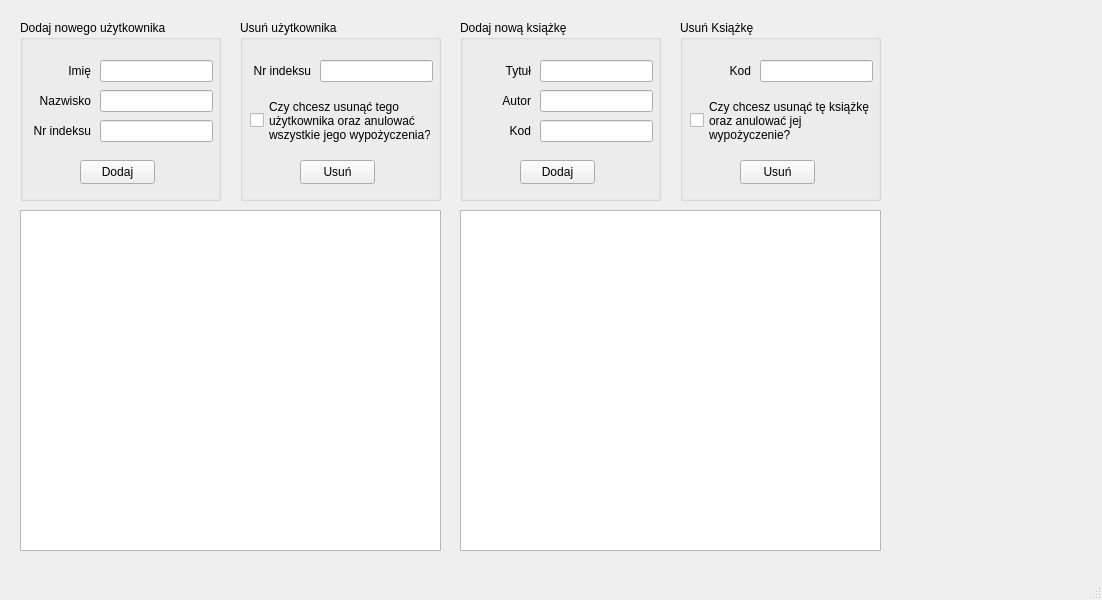
<?xml version="1.0" encoding="UTF-8"?>
<ui version="4.0">
 <class>MainWindow</class>
 <widget class="QMainWindow" name="MainWindow">
  <property name="geometry">
   <rect>
    <x>0</x>
    <y>0</y>
    <width>1102</width>
    <height>600</height>
   </rect>
  </property>
  <property name="windowTitle">
   <string>System zarządzania biblioteką</string>
  </property>
  <widget class="QWidget" name="centralwidget">
   <widget class="QGroupBox" name="groupBox">
    <property name="geometry">
     <rect>
      <x>20</x>
      <y>20</y>
      <width>201</width>
      <height>181</height>
     </rect>
    </property>
    <property name="title">
     <string>Dodaj nowego użytkownika</string>
    </property>
    <widget class="QLineEdit" name="nowyUzytkownikImie">
     <property name="geometry">
      <rect>
       <x>80</x>
       <y>40</y>
       <width>113</width>
       <height>22</height>
      </rect>
     </property>
    </widget>
    <widget class="QLineEdit" name="nowyUzytkownikNazwisko">
     <property name="geometry">
      <rect>
       <x>80</x>
       <y>70</y>
       <width>113</width>
       <height>22</height>
      </rect>
     </property>
    </widget>
    <widget class="QLineEdit" name="nowyUzytkownikIndeks">
     <property name="geometry">
      <rect>
       <x>80</x>
       <y>100</y>
       <width>113</width>
       <height>22</height>
      </rect>
     </property>
    </widget>
    <widget class="QLabel" name="label">
     <property name="geometry">
      <rect>
       <x>10</x>
       <y>40</y>
       <width>61</width>
       <height>21</height>
      </rect>
     </property>
     <property name="text">
      <string>Imię</string>
     </property>
     <property name="alignment">
      <set>Qt::AlignRight|Qt::AlignTrailing|Qt::AlignVCenter</set>
     </property>
    </widget>
    <widget class="QLabel" name="label_2">
     <property name="geometry">
      <rect>
       <x>10</x>
       <y>70</y>
       <width>61</width>
       <height>21</height>
      </rect>
     </property>
     <property name="text">
      <string>Nazwisko</string>
     </property>
     <property name="alignment">
      <set>Qt::AlignRight|Qt::AlignTrailing|Qt::AlignVCenter</set>
     </property>
    </widget>
    <widget class="QLabel" name="label_3">
     <property name="geometry">
      <rect>
       <x>10</x>
       <y>100</y>
       <width>61</width>
       <height>21</height>
      </rect>
     </property>
     <property name="text">
      <string>Nr indeksu</string>
     </property>
     <property name="alignment">
      <set>Qt::AlignRight|Qt::AlignTrailing|Qt::AlignVCenter</set>
     </property>
    </widget>
    <widget class="QPushButton" name="dodajUzytkownika">
     <property name="geometry">
      <rect>
       <x>60</x>
       <y>140</y>
       <width>75</width>
       <height>24</height>
      </rect>
     </property>
     <property name="text">
      <string>Dodaj</string>
     </property>
    </widget>
   </widget>
   <widget class="QGroupBox" name="groupBox_2">
    <property name="geometry">
     <rect>
      <x>240</x>
      <y>20</y>
      <width>201</width>
      <height>181</height>
     </rect>
    </property>
    <property name="title">
     <string>Usuń użytkownika</string>
    </property>
    <widget class="QLineEdit" name="usunUzytkownikaIndeks">
     <property name="geometry">
      <rect>
       <x>80</x>
       <y>40</y>
       <width>113</width>
       <height>22</height>
      </rect>
     </property>
    </widget>
    <widget class="QLabel" name="label_9">
     <property name="geometry">
      <rect>
       <x>10</x>
       <y>40</y>
       <width>61</width>
       <height>21</height>
      </rect>
     </property>
     <property name="text">
      <string>Nr indeksu</string>
     </property>
     <property name="alignment">
      <set>Qt::AlignRight|Qt::AlignTrailing|Qt::AlignVCenter</set>
     </property>
    </widget>
    <widget class="QPushButton" name="usunUzytkownika">
     <property name="geometry">
      <rect>
       <x>60</x>
       <y>140</y>
       <width>75</width>
       <height>24</height>
      </rect>
     </property>
     <property name="text">
      <string>Usuń</string>
     </property>
    </widget>
    <widget class="QCheckBox" name="usunUzytkownikaPotwierdzenie">
     <property name="geometry">
      <rect>
       <x>10</x>
       <y>70</y>
       <width>181</width>
       <height>61</height>
      </rect>
     </property>
     <property name="text">
      <string>Czy chcesz usunąć tego
użytkownika oraz anulować
wszystkie jego wypożyczenia?</string>
     </property>
    </widget>
   </widget>
   <widget class="QGroupBox" name="groupBox_4">
    <property name="geometry">
     <rect>
      <x>460</x>
      <y>20</y>
      <width>201</width>
      <height>181</height>
     </rect>
    </property>
    <property name="title">
     <string>Dodaj nową książkę</string>
    </property>
    <widget class="QLineEdit" name="nowaKsiazkaTytul">
     <property name="geometry">
      <rect>
       <x>80</x>
       <y>40</y>
       <width>113</width>
       <height>22</height>
      </rect>
     </property>
    </widget>
    <widget class="QLineEdit" name="nowaKsiazkaAutor">
     <property name="geometry">
      <rect>
       <x>80</x>
       <y>70</y>
       <width>113</width>
       <height>22</height>
      </rect>
     </property>
    </widget>
    <widget class="QLabel" name="label_7">
     <property name="geometry">
      <rect>
       <x>10</x>
       <y>40</y>
       <width>61</width>
       <height>21</height>
      </rect>
     </property>
     <property name="text">
      <string>Tytuł</string>
     </property>
     <property name="alignment">
      <set>Qt::AlignRight|Qt::AlignTrailing|Qt::AlignVCenter</set>
     </property>
    </widget>
    <widget class="QLabel" name="label_8">
     <property name="geometry">
      <rect>
       <x>10</x>
       <y>70</y>
       <width>61</width>
       <height>21</height>
      </rect>
     </property>
     <property name="text">
      <string>Autor</string>
     </property>
     <property name="alignment">
      <set>Qt::AlignRight|Qt::AlignTrailing|Qt::AlignVCenter</set>
     </property>
    </widget>
    <widget class="QPushButton" name="dodajKsiazke">
     <property name="geometry">
      <rect>
       <x>60</x>
       <y>140</y>
       <width>75</width>
       <height>24</height>
      </rect>
     </property>
     <property name="text">
      <string>Dodaj</string>
     </property>
    </widget>
    <widget class="QLineEdit" name="nowaKsiazkaKod">
     <property name="geometry">
      <rect>
       <x>80</x>
       <y>100</y>
       <width>113</width>
       <height>22</height>
      </rect>
     </property>
    </widget>
    <widget class="QLabel" name="label_12">
     <property name="geometry">
      <rect>
       <x>10</x>
       <y>100</y>
       <width>61</width>
       <height>21</height>
      </rect>
     </property>
     <property name="text">
      <string>Kod</string>
     </property>
     <property name="alignment">
      <set>Qt::AlignRight|Qt::AlignTrailing|Qt::AlignVCenter</set>
     </property>
    </widget>
   </widget>
   <widget class="QGroupBox" name="groupBox_5">
    <property name="geometry">
     <rect>
      <x>680</x>
      <y>20</y>
      <width>201</width>
      <height>181</height>
     </rect>
    </property>
    <property name="title">
     <string>Usuń Książkę</string>
    </property>
    <widget class="QLineEdit" name="usunKsiazkeKod">
     <property name="geometry">
      <rect>
       <x>80</x>
       <y>40</y>
       <width>113</width>
       <height>22</height>
      </rect>
     </property>
    </widget>
    <widget class="QLabel" name="label_10">
     <property name="geometry">
      <rect>
       <x>10</x>
       <y>40</y>
       <width>61</width>
       <height>21</height>
      </rect>
     </property>
     <property name="text">
      <string>Kod</string>
     </property>
     <property name="alignment">
      <set>Qt::AlignRight|Qt::AlignTrailing|Qt::AlignVCenter</set>
     </property>
    </widget>
    <widget class="QPushButton" name="usunKsiazke">
     <property name="geometry">
      <rect>
       <x>60</x>
       <y>140</y>
       <width>75</width>
       <height>24</height>
      </rect>
     </property>
     <property name="text">
      <string>Usuń</string>
     </property>
    </widget>
    <widget class="QCheckBox" name="usunKsiazkePotwierdzenie">
     <property name="geometry">
      <rect>
       <x>10</x>
       <y>70</y>
       <width>181</width>
       <height>61</height>
      </rect>
     </property>
     <property name="text">
      <string>Czy chcesz usunąć tę książkę
oraz anulować jej
wypożyczenie?</string>
     </property>
    </widget>
   </widget>
   <widget class="QTableView" name="tabelaUzytkownikow">
    <property name="geometry">
     <rect>
      <x>20</x>
      <y>210</y>
      <width>421</width>
      <height>341</height>
     </rect>
    </property>
   </widget>
   <widget class="QTableView" name="tabelaKsiazek">
    <property name="geometry">
     <rect>
      <x>460</x>
      <y>210</y>
      <width>421</width>
      <height>341</height>
     </rect>
    </property>
   </widget>
  </widget>
  <widget class="QMenuBar" name="menubar">
   <property name="geometry">
    <rect>
     <x>0</x>
     <y>0</y>
     <width>1102</width>
     <height>22</height>
    </rect>
   </property>
  </widget>
  <widget class="QStatusBar" name="statusbar"/>
 </widget>
 <resources/>
 <connections/>
</ui>
